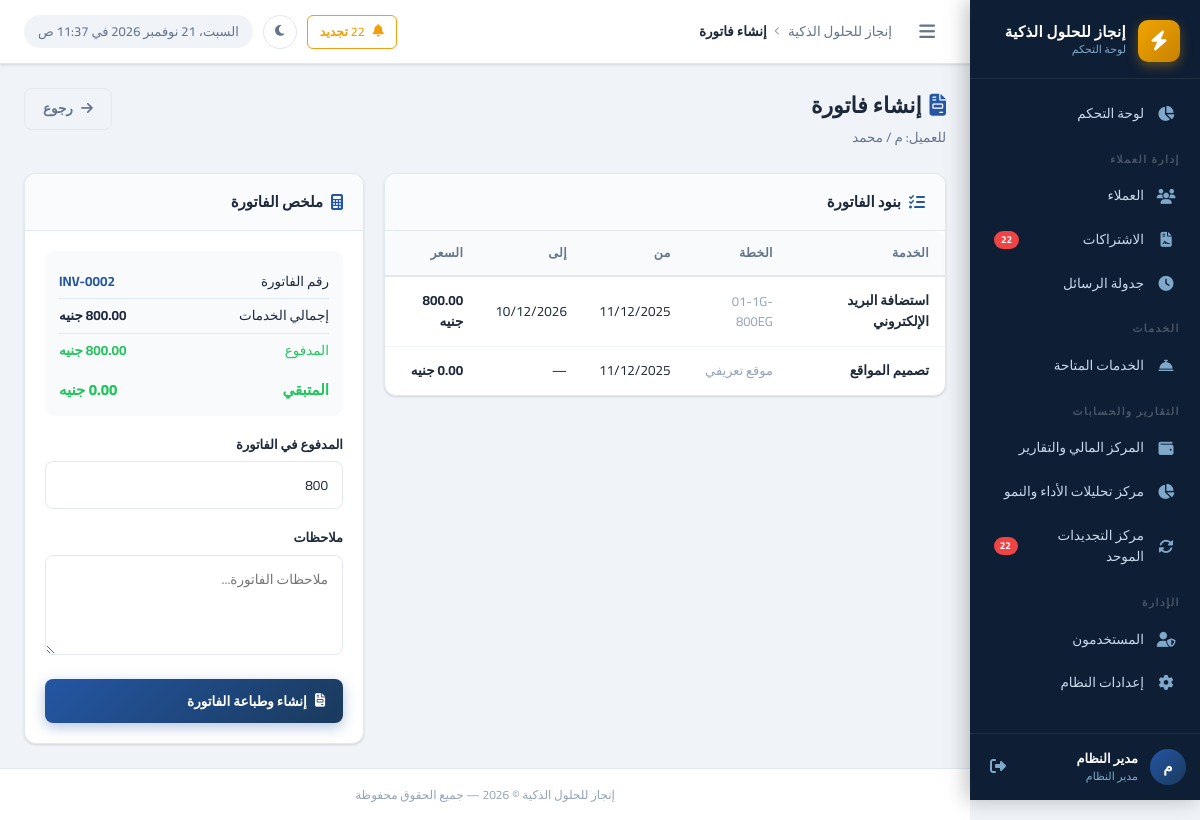
The page /invoices/generate.php?client_id=3 (signed in) on the database its author committed.
### tables this page shows
CREATE TABLE `clients` (
  `id` int UNSIGNED NOT NULL,
  `name` varchar(200) NOT NULL COMMENT 'اسم العميل',
  `company_name` varchar(200) DEFAULT NULL COMMENT 'اسم الشركة',
  `mobile` varchar(20) NOT NULL COMMENT 'رقم الموبايل',
  `mobile_2` varchar(20) DEFAULT NULL COMMENT 'رقم موبايل إضافي',
  `activity` varchar(200) DEFAULT NULL COMMENT 'النشاط التجاري',
  `country` varchar(10) NOT NULL DEFAULT 'EG',
  `domain` varchar(255) DEFAULT NULL,
  `domain_provider` varchar(100) DEFAULT NULL,
  `username_note` varchar(200) DEFAULT NULL COMMENT 'اسم المستخدم (للإشارة)',
  `server_panel` varchar(100) NOT NULL DEFAULT 'cp.enjaz.cloud',
  `email` varchar(200) DEFAULT NULL,
  `address` text,
  `notes` text,
  `status` tinyint(1) NOT NULL DEFAULT '1' COMMENT '1=نشط, 0=موقوف',
  `created_by` int UNSIGNED DEFAULT NULL,
  `created_at` datetime NOT NULL DEFAULT CURRENT_TIMESTAMP,
  `updated_at` datetime NOT NULL DEFAULT CURRENT_TIMESTAMP ON UPDATE CURRENT_TIMESTAMP
);

CREATE TABLE `client_subscriptions` (
  `id` int UNSIGNED NOT NULL,
  `client_id` int UNSIGNED NOT NULL,
  `service_id` int UNSIGNED NOT NULL,
  `plan_name` varchar(200) DEFAULT NULL COMMENT 'اسم الخطة (مثل: أساسية، بريميوم)',
  `currency` varchar(10) NOT NULL DEFAULT 'EGP',
  `original_price` decimal(12,2) DEFAULT NULL,
  `price` decimal(10,2) NOT NULL DEFAULT '0.00' COMMENT 'سعر الاشتراك الفعلي',
  `start_date` date DEFAULT NULL,
  `end_date` date DEFAULT NULL,
  `status` enum('active','expired','cancelled','pending') NOT NULL DEFAULT 'active',
  `notes` text,
  `created_by` int UNSIGNED DEFAULT NULL,
  `created_at` datetime NOT NULL DEFAULT CURRENT_TIMESTAMP,
  `updated_at` datetime NOT NULL DEFAULT CURRENT_TIMESTAMP ON UPDATE CURRENT_TIMESTAMP
);

CREATE TABLE `services` (
  `id` int UNSIGNED NOT NULL,
  `name` varchar(200) NOT NULL COMMENT 'اسم الخدمة',
  `description` text,
  `default_price` decimal(10,2) NOT NULL DEFAULT '0.00',
  `duration_months` int NOT NULL DEFAULT '12' COMMENT 'مدة الاشتراك الافتراضية بالأشهر',
  `status` tinyint(1) NOT NULL DEFAULT '1',
  `created_by` int UNSIGNED DEFAULT NULL,
  `created_at` datetime NOT NULL DEFAULT CURRENT_TIMESTAMP,
  `sort_order` int NOT NULL DEFAULT '0'
);

### includes/functions.php (called while the page is built, shortened)
<?php
function formatMoney(float $amount, string $currency = null): string {
    if ($currency === null) {
        $currency = getSetting('currency', 'جنيه');
    }
    return number_format($amount, 2) . ' ' . $currency;
}
function formatDate(?string $date, string $format = 'd/m/Y'): string {
    if (empty($date) || $date === '0000-00-00') return '—';
    return date('d/m/Y', strtotime($date));
}
function e(mixed $value): string {
    return htmlspecialchars((string)$value, ENT_QUOTES, 'UTF-8');
}
function getClientSummary(int $clientId): array {
    $db = getDB();
    $stmt = $db->prepare("
        SELECT COALESCE(SUM(price), 0) as total_subscriptions
        FROM client_subscriptions
        WHERE client_id = ? AND status != 'cancelled'
    ");
    $stmt->execute([$clientId]);
    $totalSubs = (float)$stmt->fetchColumn();
    $stmt = $db->prepare("
        SELECT COALESCE(SUM(amount), 0) as total_paid
        FROM payments
        WHERE client_id = ?
    ");
    $stmt->execute([$clientId]);
    $totalPaid = (float)$stmt->fetchColumn();
    return [
        'total'     => $totalSubs,
        'paid'      => $totalPaid,
        'remaining' => $totalSubs - $totalPaid,
    ];
}

### config/app.php (called while the page is built, shortened)
<?php
require_once INCLUDES_PATH . '/functions.php';
function getSettings(): array {
    static $settings = null;
    if ($settings === null) {
        try {
            $db  = getDB();
            $stmt = $db->query("SELECT `key`, `value` FROM `settings`");
            $settings = [];
            while ($row = $stmt->fetch()) {
                $settings[$row['key']] = $row['value'];
            }
        } catch (Exception $e) {
            $settings = [];
        }
    }
    return $settings;
}
function getSetting(string $key, string $default = ''): string {
    $settings = getSettings();
    return $settings[$key] ?? $default;
}

### invoices/generate.php (the view, shortened to what this page needs)
<?php
require_once dirname(__DIR__) . '/config/app.php';
$db       = getDB();
$clientId = (int)($_GET['client_id'] ?? 0);
$clientStmt = $db->prepare("SELECT * FROM clients WHERE id=?");
$clientStmt->execute([$clientId]);
$client = $clientStmt->fetch();
$subsStmt = $db->prepare("SELECT cs.*, s.name as service_name FROM client_subscriptions cs JOIN services s ON s.id=cs.service_id WHERE cs.client_id=? AND cs.status!='cancelled'");
$subsStmt->execute([$clientId]);
$subs = $subsStmt->fetchAll();
$summary  = getClientSummary($clientId);
$invoiceNumber = getSetting('invoice_prefix','INV').'-'.str_pad((int)getSetting('invoice_counter','1'),4,'0',STR_PAD_LEFT);
require_once INCLUDES_PATH . '/header.php';
?>
<div class="page-header">
  <div class="page-header-text">
    <h1 class="page-title"><i class="fas fa-file-invoice" style="color:var(--primary-light);margin-left:8px;"></i>إنشاء فاتورة</h1>
    <p class="page-subtitle">للعميل: <?= e($client['name']) ?></p>
  </div>
  <div class="page-actions">
    <a href="../clients/view.php?id=<?= $clientId ?>" class="btn btn-outline"><i class="fas fa-arrow-right"></i> رجوع</a>
  </div>
</div>
<div style="display:grid;grid-template-columns:1fr 340px;gap:20px;align-items:start;">
  <div>
    <div class="card">
      <div class="card-header"><span class="card-title"><i class="fas fa-list-check"></i> بنود الفاتورة</span></div>
      <div class="table-wrapper">
        <table class="data-table">
          <thead><tr><th>الخدمة</th><th>الخطة</th><th>من</th><th>إلى</th><th>السعر</th></tr></thead>
          <tbody>
            <?php foreach ($subs as $s): ?>
            <tr>
              <td><strong><?= e($s['service_name']) ?></strong></td>
              <td class="text-muted"><?= e($s['plan_name'] ?: '—') ?></td>
              <td><?= formatDate($s['start_date']) ?></td>
              <td><?= formatDate($s['end_date']) ?></td>
              <td class="fw-bold"><?= formatMoney($s['price']) ?></td>
            </tr>
            <?php endforeach; ?>
          </tbody>
        </table>
      </div>
    </div>
  </div>
  <div>
    <div class="card">
      <div class="card-header"><span class="card-title"><i class="fas fa-calculator"></i> ملخص الفاتورة</span></div>
      <div class="card-body">
        <form method="POST" action="generate.php?client_id=<?= $clientId ?>">
          <div style="background:#f8fafc;border-radius:10px;padding:14px;margin-bottom:18px;">
            <div class="totals-row" style="display:flex;justify-content:space-between;padding:6px 0;font-size:13.5px;border-bottom:1px solid #e2e8f0;">
              <span>رقم الفاتورة</span>
              <span class="fw-bold" style="color:var(--primary-light);"><?= e($invoiceNumber) ?></span>
            </div>
            <div class="totals-row" style="display:flex;justify-content:space-between;padding:6px 0;font-size:13.5px;border-bottom:1px solid #e2e8f0;">
              <span>إجمالي الخدمات</span>
              <span class="fw-bold"><?= formatMoney($summary['total']) ?></span>
            </div>
            <div class="totals-row" style="display:flex;justify-content:space-between;padding:6px 0;font-size:13.5px;color:var(--success);">
              <span>المدفوع</span>
              <span class="fw-bold"><?= formatMoney($summary['paid']) ?></span>
            </div>
            <div style="display:flex;justify-content:space-between;padding:10px 0 0;font-size:15px;font-weight:800;color:<?= $summary['remaining']>0?'var(--danger)':'var(--success)' ?>;">
              <span>المتبقي</span>
              <span><?= formatMoney($summary['remaining']) ?></span>
            </div>
          </div>
          <div class="form-group">
            <label class="form-label" for="paid_amount">المدفوع في الفاتورة</label>
            <input type="number" id="paid_amount" name="paid_amount" class="form-control" step="0.01" min="0" value="<?= $summary['paid'] ?>">
          </div>
          <div class="form-group">
            <label class="form-label" for="inv_notes">ملاحظات</label>
            <textarea id="inv_notes" name="notes" class="form-control" rows="3" placeholder="ملاحظات الفاتورة..."></textarea>
          </div>
          <button type="submit" class="btn btn-primary w-100">
            <i class="fas fa-file-invoice"></i> إنشاء وطباعة الفاتورة
          </button>
        </form>
      </div>
    </div>
  </div>
</div>
<?php require_once INCLUDES_PATH . '/footer.php'; ?>

### rows shown on the page
clients: name "م / محمد"
client_subscriptions: service.name "استضافة البريد الإلكتروني", plan_name "01-1G-800EG", start_date "11/12/2025", end_date "10/12/2026", price "800.00 جنيه"
client_subscriptions: service.name "تصميم المواقع", plan_name "موقع تعريفي", start_date "11/12/2025", end_date "—", price "0.00 جنيه"

### other values the page prints
$companyName "إنجاز للحلول الذكية"
$renewalCount "22"
$userInitial "م"
$userName "مدير النظام"
$userRole "مدير النظام"
$pageTitle "إنشاء فاتورة"
$invoiceNumber "INV-0002"
formatMoney($summary['total']) "800.00 جنيه"
formatMoney($summary['paid']) "800.00 جنيه"
formatMoney($summary['remaining']) "0.00 جنيه"
